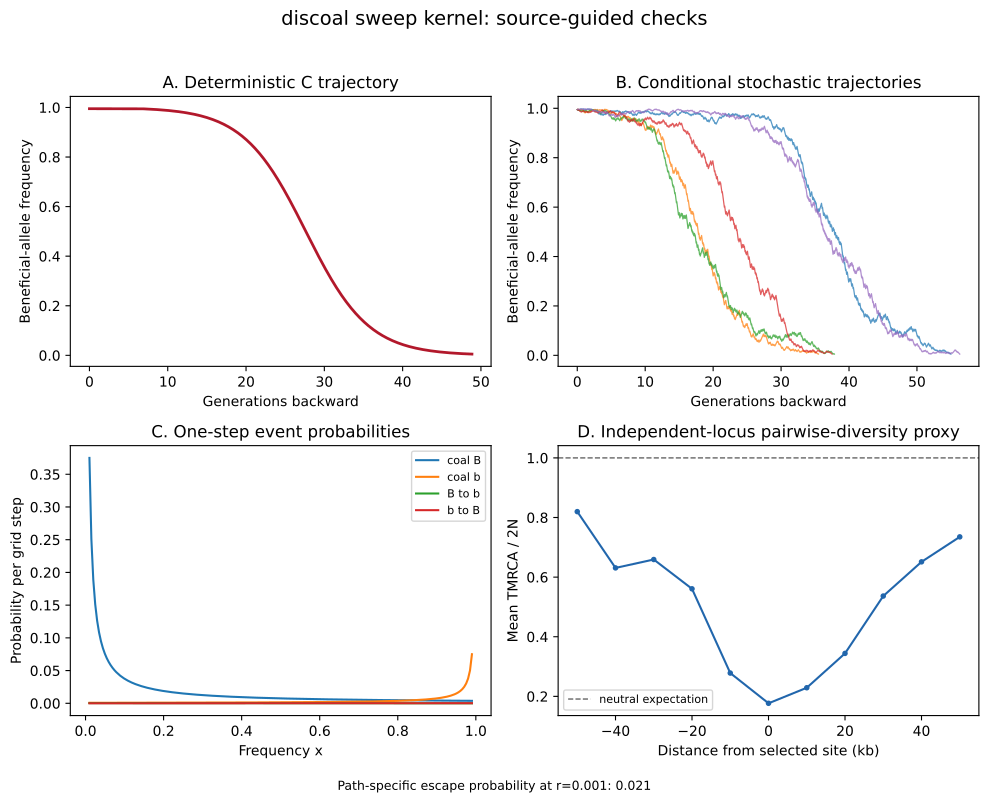

This chart was generated by the following Python code:
"""Source-guided figure for the discoal teaching kernel."""

import matplotlib.pyplot as plt
import numpy as np

from watchgen.mini_discoal import (
    deterministic_trajectory,
    escape_probability,
    pairwise_diversity_profile,
    stochastic_trajectory,
    structured_event_probabilities,
)


plt.rcParams.update({"font.size": 10, "figure.dpi": 150})
N = 100
alpha = 50.0
trajectory = deterministic_trajectory(alpha, sweep_N=N)

fig, axes = plt.subplots(2, 2, figsize=(10, 8))
fig.suptitle("discoal sweep kernel: source-guided checks", fontsize=14)

ax = axes[0, 0]
t = np.arange(len(trajectory.frequencies)) * trajectory.dt_generations
ax.plot(t, trajectory.frequencies, color="#B2182B", lw=2)
ax.set(title="A. Deterministic C trajectory", xlabel="Generations backward",
       ylabel="Beneficial-allele frequency")

ax = axes[0, 1]
for seed in range(5):
    stochastic = stochastic_trajectory(
        alpha, sweep_N=N, rng=np.random.default_rng(seed)
    )
    st = np.arange(len(stochastic.frequencies)) * stochastic.dt_generations
    ax.plot(st, stochastic.frequencies, lw=0.9, alpha=0.75)
ax.set(title="B. Conditional stochastic trajectories",
       xlabel="Generations backward", ylabel="Beneficial-allele frequency")

ax = axes[1, 0]
x_grid = np.linspace(0.01, 0.99, 200)
probabilities = np.array([
    structured_event_probabilities(6, 3, x, 1e-3, N, trajectory.dt_generations)
    for x in x_grid
])
labels = ["coal B", "coal b", "B to b", "b to B"]
for column, label in enumerate(labels):
    ax.plot(x_grid, probabilities[:, column], label=label)
ax.set(title="C. One-step event probabilities", xlabel="Frequency x",
       ylabel="Probability per grid step")
ax.legend(fontsize=8)

ax = axes[1, 1]
positions = np.linspace(0, 100_000, 11)
profile = pairwise_diversity_profile(
    N, trajectory, 1e-6, positions, 50_000, replicates=20, seed=9
)
ax.plot((positions - 50_000) / 1_000, profile, "o-", color="#2166AC", ms=3)
ax.axhline(1, color="0.4", ls="--", lw=1, label="neutral expectation")
ax.set(title="D. Independent-locus pairwise-diversity proxy",
       xlabel="Distance from selected site (kb)", ylabel="Mean TMRCA / 2N")
ax.legend(fontsize=8)

fig.text(
    0.5, 0.005,
    f"Path-specific escape probability at r=0.001: "
    f"{escape_probability(0.001, trajectory):.3f}",
    ha="center", fontsize=9,
)
plt.tight_layout(rect=[0, 0.025, 1, 0.96])
plt.savefig("figures/fig_mini_discoal.png", dpi=150, bbox_inches="tight")
plt.savefig("figures/fig_mini_discoal.pdf", bbox_inches="tight")
